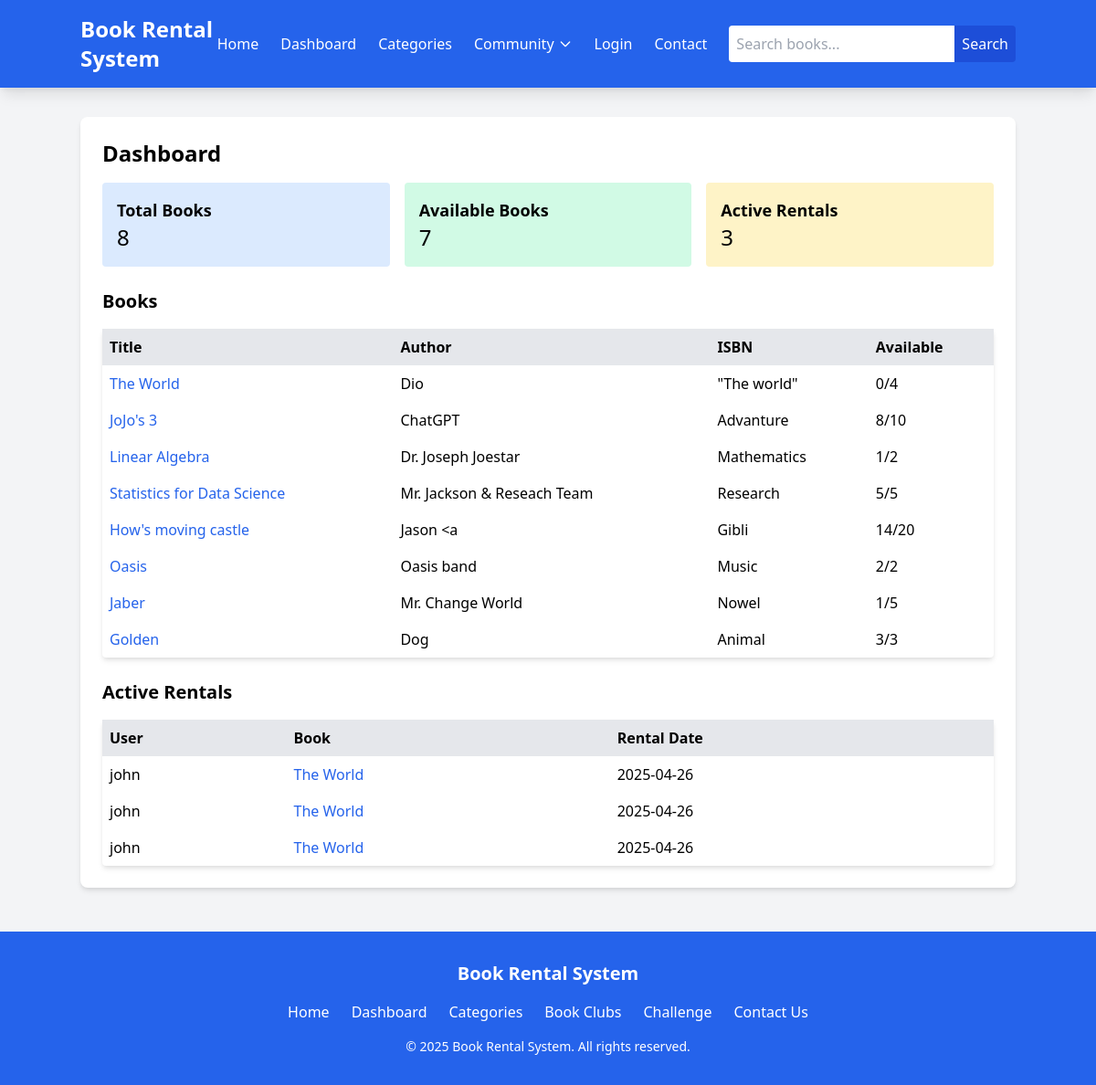
The app's page /api/dashboard/, older data.
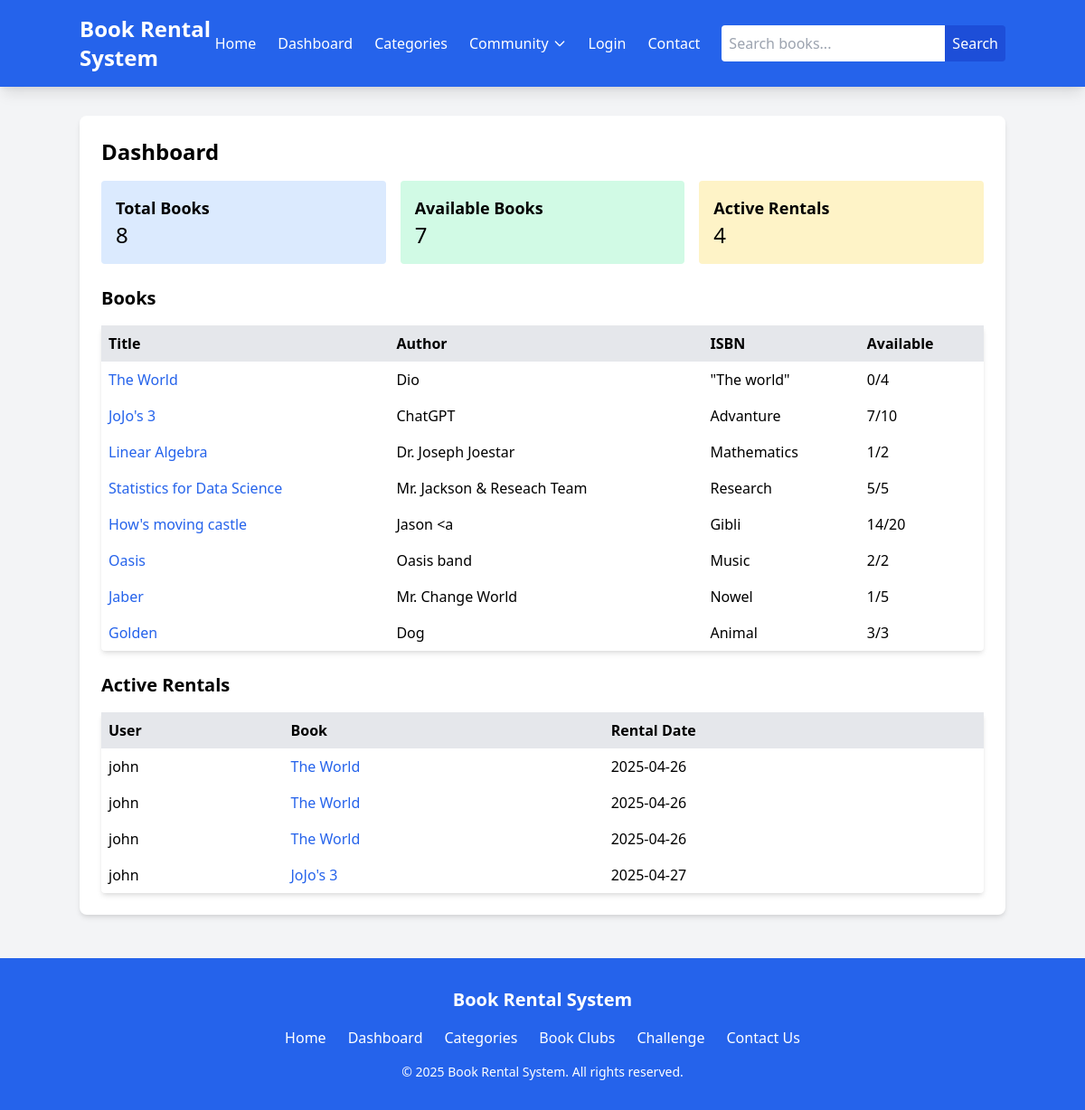
The same page, newer data.
### books/models.py (models this page shows, shortened)
class Book(models.Model):
    title = models.CharField(max_length=200)
    author = models.CharField(max_length=100)
    isbn = models.CharField(max_length=13, unique=True)
    category = models.ForeignKey(Category, on_delete=models.SET_NULL, null=True, blank=True)
    total_copies = models.PositiveIntegerField()
    available_copies = models.PositiveIntegerField()
    description = models.TextField(blank=True)
    cover_image = models.ImageField(upload_to='book_covers/', blank=True, null=True)

class Rental(models.Model):
    user = models.ForeignKey(User, on_delete=models.CASCADE)
    book = models.ForeignKey(Book, on_delete=models.CASCADE)
    rental_date = models.DateTimeField(auto_now_add=True)
    return_date = models.DateTimeField(null=True, blank=True)
    is_returned = models.BooleanField(default=False)

### books/views.py (the view)
# urls.py: path('dashboard/', views.dashboard, name='dashboard'),
def dashboard(request):
    books = Book.objects.all()
    rentals = Rental.objects.filter(is_returned=False)
    stats = {
        'total_books': books.count(),
        'available_books': books.filter(available_copies__gt=0).count(),
        'active_rentals': rentals.count(),
    }
    return render(request, 'dashboard.html', {'books': books, 'rentals': rentals, 'stats': stats})

### templates/dashboard.html
{% extends 'base.html' %}
{% block content %}
<div class="bg-white p-6 rounded-lg shadow-md">
    <h1 class="text-2xl font-bold mb-4">Dashboard</h1>
    <div class="grid grid-cols-3 gap-4 mb-6">
        <div class="bg-blue-100 p-4 rounded">
            <h3 class="text-lg font-semibold">Total Books</h3>
            <p class="text-2xl">{{ stats.total_books }}</p>
        </div>
        <div class="bg-green-100 p-4 rounded">
            <h3 class="text-lg font-semibold">Available Books</h3>
            <p class="text-2xl">{{ stats.available_books }}</p>
        </div>
        <div class="bg-yellow-100 p-4 rounded">
            <h3 class="text-lg font-semibold">Active Rentals</h3>
            <p class="text-2xl">{{ stats.active_rentals }}</p>
        </div>
    </div>
    <h2 class="text-xl font-bold mb-4">Books</h2>
    <table class="w-full bg-white shadow-md rounded">
        <thead>
            <tr class="bg-gray-200">
                <th class="p-2 text-left">Title</th>
                <th class="p-2 text-left">Author</th>
                <th class="p-2 text-left">ISBN</th>
                <th class="p-2 text-left">Available</th>
            </tr>
        </thead>
        <tbody>
            {% for book in books %}
            <tr>
                <td class="p-2"><a href="{% url 'book_detail' book.id %}" class="text-blue-600 hover:underline">{{ book.title }}</a></td>
                <td class="p-2">{{ book.author }}</td>
                <td class="p-2">{{ book.isbn }}</td>
                <td class="p-2">{{ book.available_copies }}/{{ book.total_copies }}</td>
            </tr>
            {% empty %}
            <tr>
                <td colspan="4" class="p-2 text-center">No books available</td>
            </tr>
            {% endfor %}
        </tbody>
    </table>
    <h2 class="text-xl font-bold mt-6 mb-4">Active Rentals</h2>
    <table class="w-full bg-white shadow-md rounded">
        <thead>
            <tr class="bg-gray-200">
                <th class="p-2 text-left">User</th>
                <th class="p-2 text-left">Book</th>
                <th class="p-2 text-left">Rental Date</th>
            </tr>
        </thead>
        <tbody>
            {% for rental in rentals %}
            <tr>
                <td class="p-2">{{ rental.user.username }}</td>
                <td class="p-2"><a href="{% url 'book_detail' rental.book.id %}" class="text-blue-600 hover:underline">{{ rental.book.title }}</a></td>
                <td class="p-2">{{ rental.rental_date|date:"Y-m-d" }}</td>
            </tr>
            {% empty %}
            <tr>
                <td colspan="3" class="p-2 text-center">No active rentals</td>
            </tr>
            {% endfor %}
        </tbody>
    </table>
</div>
{% endblock %}

Row changes from the older to the newer data that the page shows:
changed Book "JoJo's 3": available_copies "8" → "7"
added Rental: user.username "john", book "JoJo's 3", rental_date "2025-04-27"
Text that changed along with them:
{{ stats.active_rentals }}: "3" → "4"
